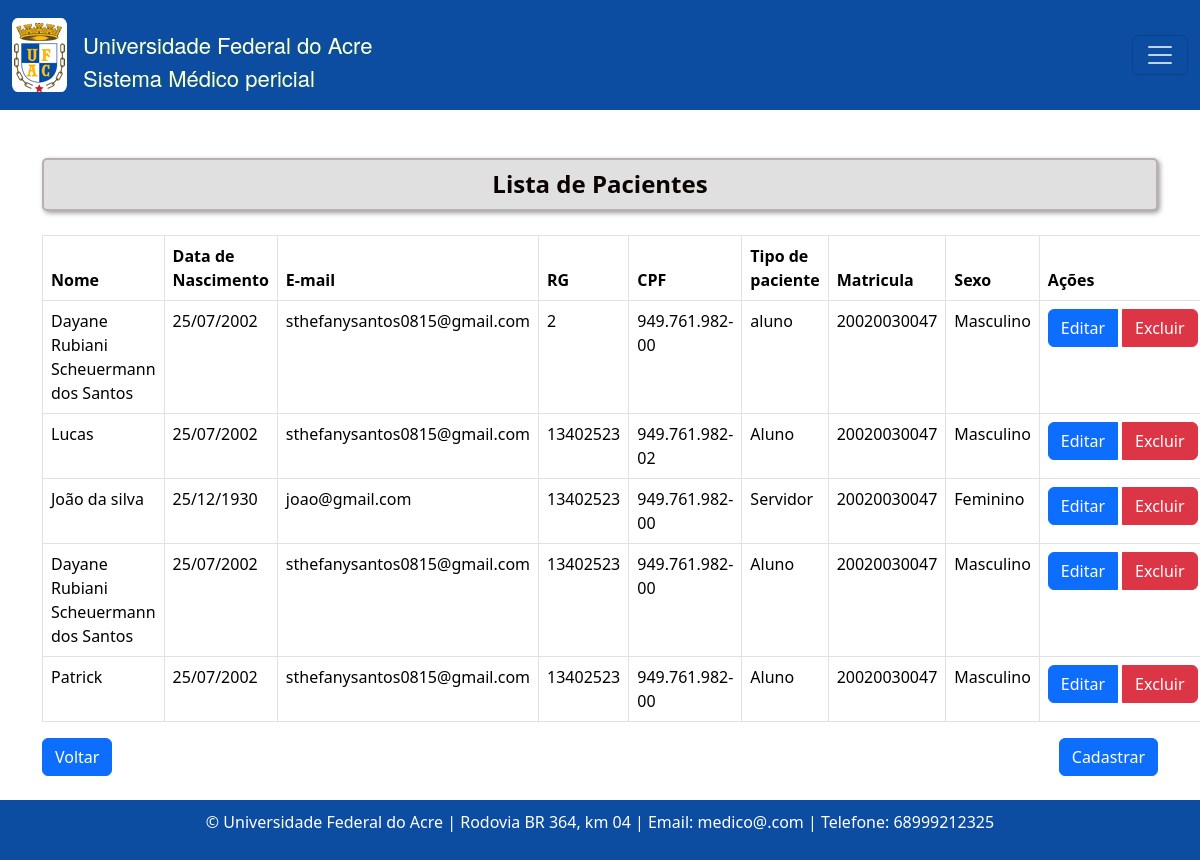
The app's page /pacientes/ with its own data.
### consulta/models.py (models this page shows, shortened)
class Paciente(models.Model):
    nome = models.CharField(max_length=100)
    data_nascimento = models.DateField()
    email = models.EmailField()
    rg = models.CharField(max_length=20)
    cpf = models.CharField(max_length=14)
    sexo = models.CharField(max_length=1, choices=[('M', 'Masculino'), ('F', 'Feminino')])
    matricula = models.CharField(max_length=20)
    TIPO_PACIENTE_CHOICES = [
        ('Aluno', 'Aluno'),
        ('Servidor', 'Servidor'),
        ('Outro', 'Outro'),
    ]
    tipo_paciente = models.CharField(max_length=20, choices=TIPO_PACIENTE_CHOICES)
    cargo_funcao = models.CharField(max_length=50, default='', blank=True, null=True,)
    cep = models.CharField(max_length=9)
    cidade = models.CharField(max_length=50)
    bairro = models.CharField(max_length=50, default='')
    uf = models.CharField(max_length=2)
    numero = models.CharField(max_length=10)
    ddd_telefone = models.CharField(max_length=3)
    complemento = models.CharField(max_length=100, blank=True, null=True, default='')  # Adicionando o valor padrão aqui

### consulta/views.py (the view)
# urls.py: path('pacientes/', listar_pacientes, name= 'pacienteListagem' ),
def listar_pacientes(request):
    pacientes = Paciente.objects.all()
    return render(request, 'consultas/listagem_pacientes.html', {'pacientes': pacientes})

### templates/consultas/listagem_pacientes.html (shortened to what this page needs)
{% extends "base.html" %}
{% block content %}
  <h4 class="text-center mb-4 custom-title">Lista de Pacientes</h4>
  <table class="table table-bordered">
    <thead>
      <tr>
        <th>Nome</th>
        <th>Data de Nascimento</th>
        <th>E-mail</th>
        <th>RG</th>
        <th>CPF</th>
        <th>Tipo de paciente</th>
        <th>Matricula</th>
        <th>Sexo</th>
        <th>Ações</th>
      </tr>
    </thead>
    <tbody>
      {% for paciente in pacientes %}
      <tr class="paciente-row">
        <td>{{ paciente.nome }}</td>
        <td>{{ paciente.data_nascimento | date:"d/m/Y "}}</td>
        <td>{{ paciente.email }}</td>
        <td>{{ paciente.rg }}</td>
        <td>{{ paciente.cpf }}</td>
        <td>{{ paciente.tipo_paciente }}</td>
        <td>{{ paciente.matricula }}</td>
        <td>{{ paciente.get_sexo_display }}</td>
        <td>
          <div class="btn-group" role="group" aria-label="Ações">
            <a href="{% url 'pacienteEditar' paciente.id %}" class="btn btn-primary">Editar</a>
            <a href="{% url 'pacienteExcluir' paciente.id %}" class="btn btn-danger ms-1">Excluir</a>
        </div>
        </td>
      </tr>
      {% endfor %}
    </tbody>
  </table>
  <div class="d-flex justify-content-between">
    <a class="btn btn-primary" href="{% url 'home' %}">Voltar</a>
    <a class="btn btn-primary" href="{% url 'pacienteCreate'  %}">Cadastrar</a>
  </div>
{% endblock %}

### static/css/estilos.css (style rules this page uses)
.custom-title { font-size: 24px; font-weight: bold; color: #0a0101; background-color: #e0e0e0; padding: 10px; border: 2px solid #b8b0b0; border-radius: 5px; box-shadow: 2px 2px 5px #9b9b9b; margin-bottom: 5px; }

### records on screen
Paciente: nome "Dayane Rubiani Scheuermann dos Santos", data_nascimento "25/07/2002", email "sthefanysantos0815@gmail.com", rg "2", cpf "949.761.982-00", tipo_paciente "aluno", matricula "20020030047", sexo "Masculino"
Paciente: nome "Lucas", data_nascimento "25/07/2002", email "sthefanysantos0815@gmail.com", rg "13402523", cpf "949.761.982-02", tipo_paciente "Aluno", matricula "20020030047", sexo "Masculino"
Paciente: nome "João da silva", data_nascimento "25/12/1930", email "joao@gmail.com", rg "13402523", cpf "949.761.982-00", tipo_paciente "Servidor", matricula "20020030047", sexo "Feminino"
Paciente: nome "Dayane Rubiani Scheuermann dos Santos", data_nascimento "25/07/2002", email "sthefanysantos0815@gmail.com", rg "13402523", cpf "949.761.982-00", tipo_paciente "Aluno", matricula "20020030047", sexo "Masculino"
Paciente: nome "Patrick", data_nascimento "25/07/2002", email "sthefanysantos0815@gmail.com", rg "13402523", cpf "949.761.982-00", tipo_paciente "Aluno", matricula "20020030047", sexo "Masculino"
